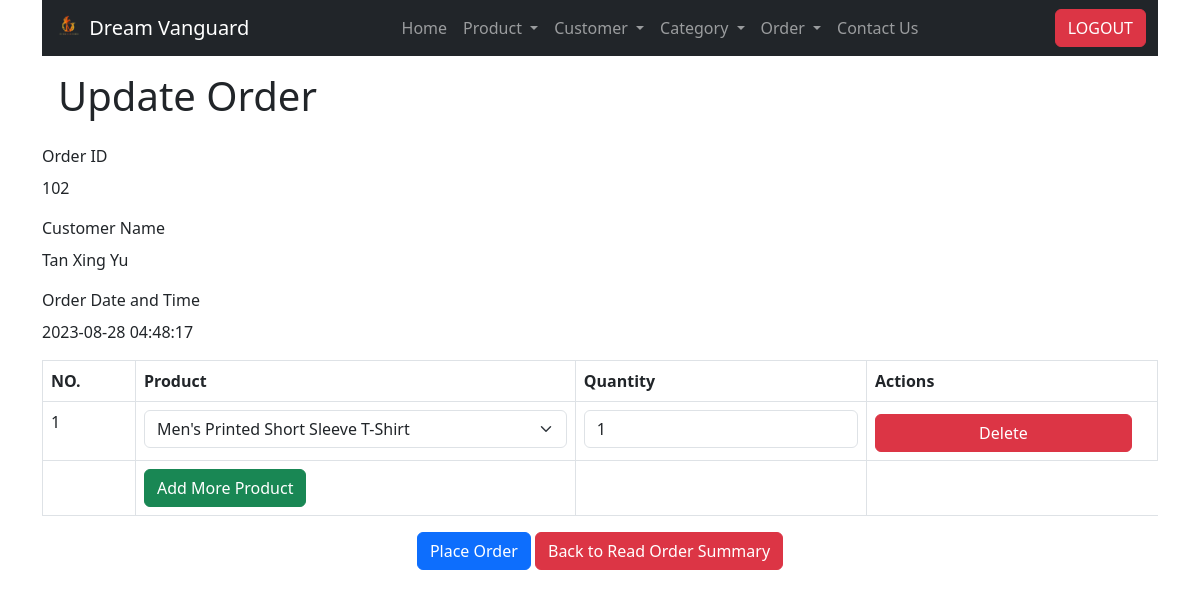
The app's page /order_update.php?id=102 (signed in) with its own data.
### tables this page shows
CREATE TABLE IF NOT EXISTS `order_summary` (
  `id` int NOT NULL AUTO_INCREMENT,
  `customer_id` int NOT NULL,
  `order_date` datetime NOT NULL,
  PRIMARY KEY (`id`)
);

CREATE TABLE IF NOT EXISTS `customers` (
  `id` int NOT NULL AUTO_INCREMENT,
  `username` varchar(50) NOT NULL,
  `password` varchar(255) NOT NULL,
  `first_name` varchar(50) NOT NULL,
  `last_name` varchar(50) NOT NULL,
  `email` varchar(50) DEFAULT NULL,
  `gender` enum('Male','Female','Other') NOT NULL,
  `date_of_birth` date NOT NULL,
  `registration_datetime` datetime NOT NULL,
  `account_status` enum('Active','Inactive') NOT NULL,
  `image` varchar(255) NOT NULL,
  PRIMARY KEY (`id`),
  UNIQUE KEY `username` (`username`)
);

CREATE TABLE IF NOT EXISTS `order_details` (
  `id` int NOT NULL AUTO_INCREMENT,
  `order_id` int NOT NULL,
  `product_id` int NOT NULL,
  `quantity` int NOT NULL,
  PRIMARY KEY (`id`),
  KEY `order_id` (`order_id`)
);

### order_update.php (the view, shortened to what this page needs)
<!DOCTYPE HTML>
<html>
<head>
    <link href="https://cdn.jsdelivr.net/npm/bootstrap@5.3.0/dist/css/bootstrap.min.css" rel="stylesheet">
</head>
<body>
    <div class="container">
        <?php include 'includes/navbar.php'; ?>
        <div class="p-3">
            <h1>Update Order</h1>
        </div>
        <?php
        $order_id = isset($_GET['id']) ? $_GET['id'] : die('ERROR: Record ID not found.');
        include 'config/database.php';
        $order_info_query = "SELECT order_summary.id as order_id, customers.first_name, customers.last_name, order_summary.order_date FROM order_summary
                            INNER JOIN customers ON order_summary.customer_id = customers.id
                            WHERE order_summary.id=:id";
        $order_info_stmt = $con->prepare($order_info_query);
        $order_info_stmt->bindParam(":id", $order_id);
        $order_info_stmt->execute();
        $order_info = $order_info_stmt->fetch(PDO::FETCH_ASSOC);
        $product_query = "SELECT id, name FROM products";
        $product_stmt = $con->prepare($product_query);
        $product_stmt->execute();
        $products = $product_stmt->fetchAll(PDO::FETCH_ASSOC);
        $order_details_query = "SELECT * FROM order_details WHERE order_id=:order_id";
        $order_details_stmt = $con->prepare($order_details_query);
        $order_details_stmt->bindParam(":order_id", $order_id);
        $order_details_stmt->execute();
        $order_details = $order_details_stmt->fetchAll(PDO::FETCH_ASSOC);
        ?>
        <div>
            <form action="" method="post">
                <div class="mb-3">
                    <label for="orderId" class="form-label">Order ID</label>
                    <p class="form-control-static" id="orderId"><?php echo $order_info['order_id']; ?></p>
                </div>
                <div class="mb-3">
                    <label for="customerName" class="form-label">Customer Name</label>
                    <p class="form-control-static" id="customerName"><?php echo $order_info['first_name'] . ' ' . $order_info['last_name']; ?></p>
                </div>
                <div class="mb-3">
                    <label for="orderDateTime" class="form-label">Order Date and Time</label>
                    <p class="form-control-static" id="orderDateTime"><?php echo $order_info['order_date']; ?></p>
                </div>
                <table class="table table-hover table-responsive table-bordered" id="row_del">
                    <tr>
                        <th>NO.</th>
                        <th>Product</th>
                        <th>Quantity</th>
                        <th>Actions</th>
                    </tr>
                    <?php
                    $product_loop = empty($error) ? count($order_details) : count($product_id);
                    for ($x = 0; $x < $product_loop; $x++) {
                    ?>
                        <tr class="pRow">
                            <td class="col-1">
                                <?php echo $x + 1; ?>
                            </td>
                            <td>
                                <select name="product[]" id="product" class="form-select" value>
                                    <?php
                                    for ($i = 0; $i < count($products); $i++) {
                                        if ($_POST) {
                                            if ($product_id[$x] == $products[$i]['id']) {
                                                $product_selected = "selected";
                                            } else {
                                                $product_selected = '';
                                            }
                                        } else if ($products[$i]['id'] == $order_details[$x]['product_id']) {
                                            $product_selected = "selected";
                                        } else {
                                            $product_selected = '';
                                        }
                                        echo "<option value='{$products[$i]['id']}' $product_selected>{$products[$i]['name']}</option>";
                                    }
                                    ?>
                                </select>
                            </td>
                            <td>
                                <input type="number" class="form-control" name="quantity[]" id="quantity" value="<?php echo isset($quantity) ? $quantity[$x] : $order_details[$x]['quantity'] ?>">
                            </td>
                            <td>
                                <input href='#' onclick='deleteRow(this)' class='btn d-flex justify-content-center btn-danger mt-1' readonly value="Delete" />
                            </td>
                        </tr>
                    <?php }
                    ?>
                    <tr>
                        <td></td>
                        <td>
                            <input type="button" value="Add More Product" class="btn btn-success add_one" />
                        </td>
                        <td></td>
                    </tr>
                </table>
                <div class="text-center">
                    <button type="submit" class="btn btn-primary">Place Order</button>
                    <a href="order_read.php" class="btn btn-danger">Back to Read Order Summary</a>
                </div>
            </form>
        </div>
    </div>
</body>
</html>

### includes/navbar.php (style rules this page uses)
a { text-decoration: none; color: black; }

### records on screen
order_summary: id "102", customer.first_name "Tan", customer.last_name "Xing Yu", order_date "2023-08-28 04:48:17"
order_details: quantity "1"

### other values on screen
form field value "Men's Printed Short Sleeve T-Shirt"
